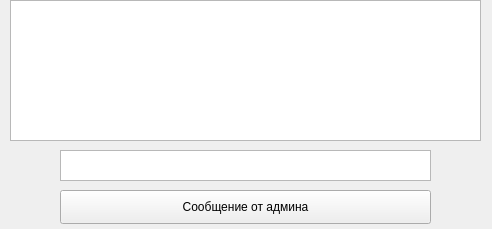
<?xml version="1.0" encoding="UTF-8"?>
<ui version="4.0">
 <class>MainWindow</class>
 <widget class="QMainWindow" name="MainWindow">
  <property name="geometry">
   <rect>
    <x>0</x>
    <y>0</y>
    <width>492</width>
    <height>229</height>
   </rect>
  </property>
  <property name="windowTitle">
   <string>MainWindow</string>
  </property>
  <widget class="QWidget" name="centralWidget">
   <widget class="QTextEdit" name="msgTextEdit">
    <property name="geometry">
     <rect>
      <x>60</x>
      <y>150</y>
      <width>371</width>
      <height>31</height>
     </rect>
    </property>
   </widget>
   <widget class="QPushButton" name="sendMsgButton">
    <property name="geometry">
     <rect>
      <x>60</x>
      <y>190</y>
      <width>371</width>
      <height>34</height>
     </rect>
    </property>
    <property name="text">
     <string>Сообщение от админа</string>
    </property>
   </widget>
   <widget class="QTextBrowser" name="textBrowser">
    <property name="geometry">
     <rect>
      <x>10</x>
      <y>0</y>
      <width>471</width>
      <height>141</height>
     </rect>
    </property>
   </widget>
  </widget>
 </widget>
 <layoutdefault spacing="6" margin="11"/>
 <resources/>
 <connections/>
</ui>
